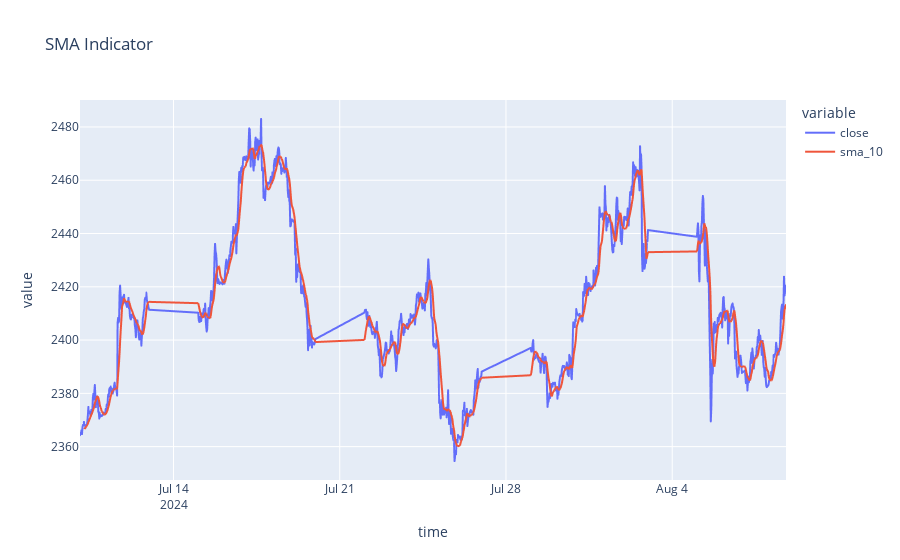

Notebook cell for this chart:
### Markdown cell above
---

# 1. Simple Moving Average (SMA)
The Simple Moving Average is one of the widest used indicators amongst traders. It is used to determine trends in the market and to filter out noise. It is calculated by taking the average prices for a specific period.

**In this example, we will calculate the Simple Moving Average with the Period of 10 last values.**

### Code cell
sma_period = 10
df['sma_10'] = df['close'].rolling(sma_period).mean()

display(Markdown('Notice as we have NaN values in the beginning as we require at least 10 values to calculate the SMA'))
display(df[['time', 'close', 'sma_10']])

fig_sma = px.line(df, x='time', y=['close', 'sma_10'], title='SMA Indicator')
display(fig_sma)

### Figure 1 — Plotly figure (JSON) as saved in the notebook; plotly's stock layout.template omitted (floating-point values rounded to 4 significant figures; data arrays with more than 128 entries replaced by an {"elided": "..."} marker saying what was removed)
{"data": [{"hovertemplate": "variable=close<br>time=%{x}<br>value=%{y}<extra></extra>", "legendgroup": "close", "line": {"color": "#636efa", "dash": "solid"}, "marker": {"symbol": "circle"}, "mode": "lines", "name": "close", "showlegend": true, "type": "scattergl", "x": {"elided": "1000 str values"}, "xaxis": "x", "y": {"elided": "1000 float values"}, "yaxis": "y"}, {"hovertemplate": "variable=sma_10<br>time=%{x}<br>value=%{y}<extra></extra>", "legendgroup": "sma_10", "line": {"color": "#EF553B", "dash": "solid"}, "marker": {"symbol": "circle"}, "mode": "lines", "name": "sma_10", "showlegend": true, "type": "scattergl", "x": {"elided": "1000 str values"}, "xaxis": "x", "y": {"elided": "1000 float values"}, "yaxis": "y"}], "layout": {"legend": {"title": {"text": "variable"}, "tracegroupgap": 0}, "title": {"text": "SMA Indicator"}, "xaxis": {"anchor": "y", "domain": [0, 1], "title": {"text": "time"}}, "yaxis": {"anchor": "x", "domain": [0, 1], "title": {"text": "value"}}}}
